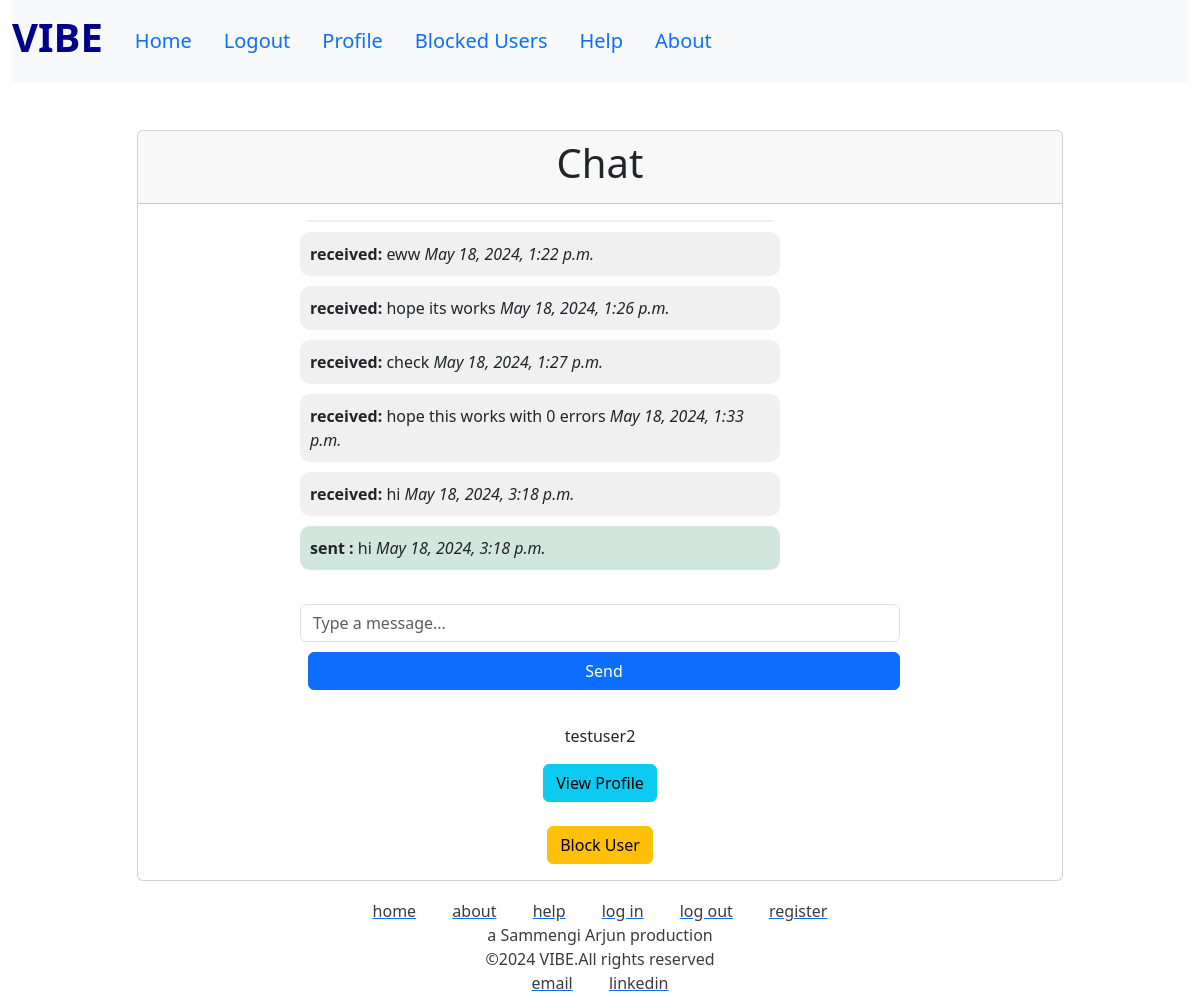
/chat/4/ (signed in), run on the app's committed database.
### vibeapp/models.py (models this page shows, shortened)
class Message(models.Model):
    sender = models.ForeignKey(CustomUser, related_name='sent_messages', on_delete=models.CASCADE)
    receiver = models.ForeignKey(CustomUser, related_name='received_messages', on_delete=models.CASCADE)
    content = models.TextField()
    timestamp = models.DateTimeField(default=timezone.now)

class CustomUser(AbstractUser):
    GENDER_CHOICES = [
        ('M', 'Male'),
        ('F', 'Female'),
        ('O', 'Other'),
    ]
    date_of_birth = models.DateField(null=True, blank=True)
    gender = models.CharField(max_length=1, choices=GENDER_CHOICES, null=True, blank=True)
    class_10_school = models.CharField(max_length=255, null=True, blank=True)
    class_10_passing_year = models.IntegerField(null=True, blank=True)
    class_12_school = models.CharField(max_length=255, null=True, blank=True)
    class_12_passing_year = models.IntegerField(null=True, blank=True)
    college_name = models.CharField(max_length=255, null=True, blank=True)
    expected_graduation_year = models.IntegerField(null=True, blank=True)
    groups = models.ManyToManyField(
        "auth.Group",
        verbose_name="groups",
        blank=True,
        related_name="custom_user_set",
        related_query_name="user",
    )
    user_permissions = models.ManyToManyField(
        "auth.Permission",
        verbose_name="user permissions",
        blank=True,
        related_name="custom_user_set",
        related_query_name="user",
    )

### vibeapp/views.py (the view, shortened to what this page needs)
# urls.py: path('chat/<int:user_id>/', views.chat_with_user, name='chat_with_user'),
@login_required
def chat_with_user(request, user_id):
    receiver = get_object_or_404(CustomUser, pk=user_id)
    if BlockedUser.objects.filter(Q(blocker=request.user, blocked=receiver) | Q(blocker=receiver, blocked=request.user)).exists():
        return redirect('home')
    vibe_match, created = VibeMatch.objects.get_or_create(
        user1=min(request.user, receiver, key=lambda u: u.id),
        user2=max(request.user, receiver, key=lambda u: u.id)
    )
    messages = Message.objects.filter(
        (Q(sender=request.user) & Q(receiver=receiver)) |
        (Q(sender=receiver) & Q(receiver=request.user))
    ).order_by('timestamp')
    if request.method == 'POST' and 'content' in request.POST:
        form = MessageForm(request.POST)
        if form.is_valid():
            message = form.save(commit=False)
            message.sender = request.user
            message.receiver = receiver
            message.save()
            messages_html = render_to_string('messages_partial.html', {'messages': messages, 'user': request.user})
            if request.headers.get('x-requested-with') == 'XMLHttpRequest':
                return JsonResponse({'messages_html': messages_html})
            return redirect('chat_with_user', user_id=user_id)
    elif request.method == 'GET' and 'fetch_new' in request.GET:
        messages_html = render_to_string('messages_partial.html', {'messages': messages, 'user': request.user})
        return JsonResponse({'messages_html': messages_html})
    else:
        form = MessageForm()
    return render(request, 'chat.html', {
        'receiver': receiver,
        'messages': messages,
        'form': form,
        'user': request.user,
        'receiver_id': user_id,
        'vibe_match': vibe_match,
        'show_profile': vibe_match.matched
    })

### vibeapp/forms.py
class MessageForm(forms.ModelForm):
    class Meta:
        model = Message
        fields = ['content']
        widgets = {
            'content': forms.TextInput(attrs={'class': 'form-control', 'placeholder': 'Type a message...', 'autocomplete': 'off'}),
        }

### vibeapp/templates/chat.html (shortened to what this page needs)
{% extends 'home.html' %}
{% block body %}
<div class="container mt-5">
    <div class="row justify-content-center">
        <div class="col-md-10">
            <div class="card">
                <div class="card-header text-center">
                    <h1>Chat</h1>
                </div>
                <div class="card-body">
                    <div class="chat-container" style="position: relative; height: 60vh;">
                        <div class="messages" style="overflow-y: auto; height: calc(100% - 120px);">
                            <ul class="list-group">
                                {% include 'messages_partial.html' %}
                            </ul>
                        </div>
                        <div class="send-message" style="position: absolute; bottom: 0; width: 100%;">
                            <form id="message-form" method="post" class="d-flex">
                                <div class="flex-grow-1">
                                    {{ form.content }}
                                </div>
                                <div class="ms-2">
                                    <button type="submit" name="send_message" class="btn btn-primary">Send</button>
                                </div>
                            </form>
                        </div>
                    </div>
                    <div class="vibe-actions text-center mt-4">
                        {% if not show_profile %}
                        <form method="post">
                            {% csrf_token %}
                            <button type="submit" name="vibe_action" value="vibe_match" class="btn btn-success">Vibe Match</button>
                            <button type="submit" name="vibe_action" value="vibe_not_match" class="btn btn-danger">Vibe Not Match</button>
                        </form>
                        {% else %}
                        <p class="mt-3">{{ receiver.username }}</p>
                        <button id="toggle-profile-btn" class="btn btn-info">View Profile</button>
                        {% endif %}
                    </div>
                    <div class="block-user text-center mt-4">
                        <form method="post" action="{% url 'block_user' receiver_id %}">
                            <button type="submit" class="btn btn-warning">Block User</button>
                        </form>
                    </div>
                </div>
            </div>
        </div>
    </div>
</div>
{% endblock %}

### vibeapp/templates/messages_partial.html
{% for message in messages %}
<li class="{% if message.sender == user %}sent{% else %}received{% endif %}">
    <div class="message-content">
        <strong>{% if message.sender == user %}sent {% else %}received{% endif %}:</strong> {{ message.content }}
        <em>{{ message.timestamp }}</em>
    </div>
</li>
{% endfor %}

### vibeapp/static/styles.css (style rules this page uses)
.chat-container { display: flex; flex-direction: column; align-items: center; }
.messages { width: 100%; max-width: 600px; margin-bottom: 20px; }
.messages ul { list-style-type: none; padding: 0; }
.messages li { margin-bottom: 10px; }
.message-content { padding: 10px; border-radius: 10px; max-width: 80%; word-wrap: break-word; }
.received .message-content { background-color: #f1f0f0; align-self: flex-start; }
.sent .message-content { background-color: #d1e7dd; align-self: flex-end; }
.send-message { width: 100%; max-width: 600px; }
.send-message form { display: flex; flex-direction: column; }
.send-message button { align-self: flex-end; margin-top: 10px; }

### vibeapp/templates/home.html (style rules this page uses)
.btn-primary, .btn-secondary { margin: 10px 0; display: block; width: 100%; }

### data on the page
Message: shows "received", content "eww", timestamp "May 18, 2024, 1:22 p.m."
Message: shows "received", content "hope its works", timestamp "May 18, 2024, 1:26 p.m."
Message: shows "received", content "check", timestamp "May 18, 2024, 1:27 p.m."
Message: shows "received", content "hope this works with 0 errors", timestamp "May 18, 2024, 1:33 p.m."
Message: shows "received", content "hi", timestamp "May 18, 2024, 3:18 p.m."
Message: shows "sent", content "hi", timestamp "May 18, 2024, 3:18 p.m."
CustomUser: username "testuser2"
